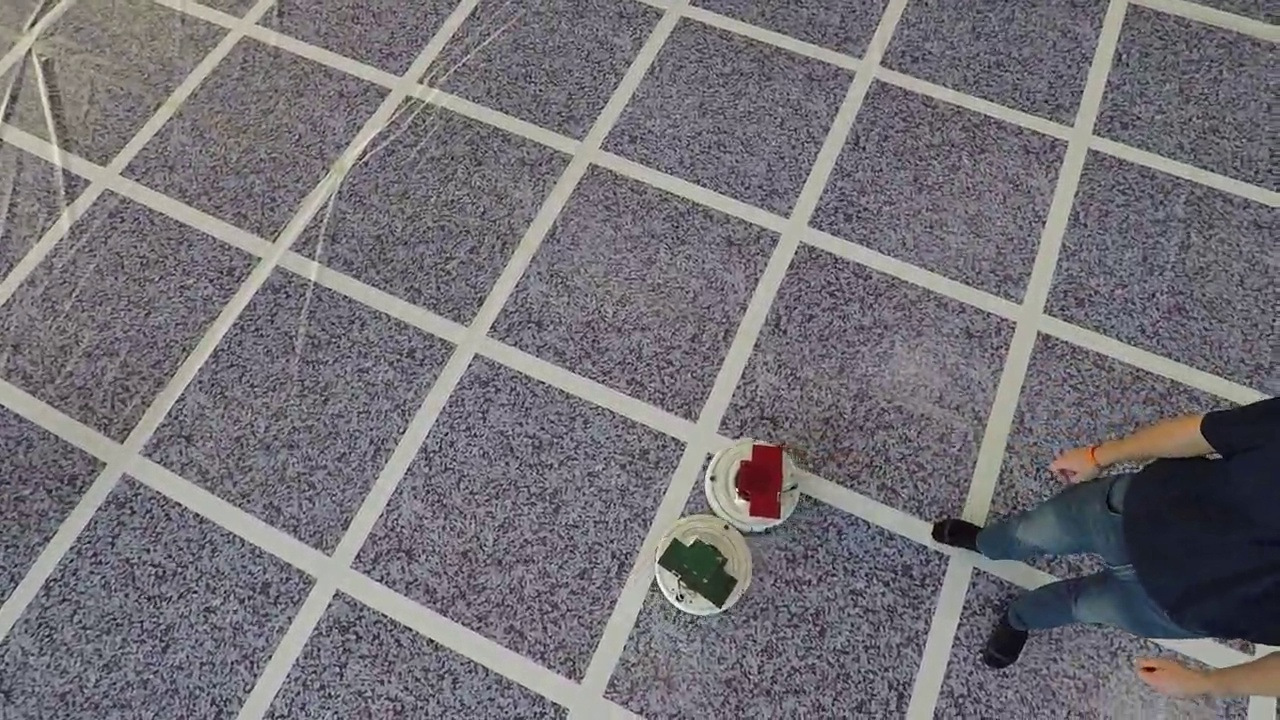
#> input picture Vision/mrrdt_vision/mrrdt_vision/data/2017-09-15 20:43:47.724821.jpg, 1280 x 720 px
$ python -i grid.py   (imports and definitions only)
#> lines starting #> are read from the running program, lines starting #| are printed output that depends on the picture; after the words box and inside, x2 and y2 are one past the last pixel; in counts of white or black regions, pixels touching at a corner belong together
#> further down, picture is the input picture: shape (720, 1280, 3); mean B, G, R 117.9, 112.5, 115.6
### Vision/mrrdt_vision/mrrdt_vision/img_processing/hough_lines.py
#!/usr/bin/env python3.5
############################################
# Multi-Rotor Robot Design Team
# Missouri University of Science and Technology
# Summer 2018
# Christopher O'Toole

import cv2
import numpy as np
from sklearn.cluster import KMeans

def get_max_line_length_for_image(img):
    return np.sqrt(img.shape[0]**2 + img.shape[1]**2)

'''Utility for detecting lines in an image using the Hough Line Transform'''
class LineDetector():
    RHO = 1
    THETA = np.pi/180

    BLUE = (255, 0, 0)
    GREEN = (0, 255, 0)
    RED = (0, 0, 255)

    DEFAULT_COLOR = RED
    DEFAULT_THICKNESS = 2
    DEFAULT_RANDOM_STATE = 42

    '''
    Wrapper around the OpenCV implementation of the Hough Line Transform algorithm

    Parameters
    ----------
    name: str

    '''
    def __init__(self, threshold, rho=RHO, theta=THETA):
        if (threshold < 0):
            raise ValueError('threshold must be > 0')
        if (rho <= 0):
            raise ValueError('rho must be > 0')
        if (theta <= 0):
            raise ValueError('theta must be > 0')

        self._threshold = threshold
        self._rho = rho
        self._theta = theta
        self._lines_group_a = None
        self._lines_group_b = None

    # [46 lines left out: functions detect, cluster, draw, not called in this run]

### Vision/mrrdt_vision/mrrdt_vision/img_processing/grid.py
#!/usr/bin/env python3.5
############################################
# Multi-Rotor Robot Design Team
# Missouri University of Science and Technology
# Summer 2018
# Christopher O'Toole

import dlib
import cv2
import numpy as np
from hough_lines import LineDetector
from timeit import default_timer as timer
from time import sleep

TEST_VIDEO_PATH = '../data/vlc-record-2018-07-28-15h53m07s-v4l2____dev_video3-.avi'

class Grid():
    DEFAULT_WHITE_INTENSITY_LOWER_BOUND = 160
    DEFAULT_CONFIDENCE_THRESHOLD = 150
    DEFAULT_BLUR_KERNEL_SIZE = 13
    BORDER_PERCENTAGE = .10
    THRESHOLD = 25

    def __init__(self,
                 white_intensity_lower_bound=DEFAULT_WHITE_INTENSITY_LOWER_BOUND,
                 threshold=DEFAULT_CONFIDENCE_THRESHOLD,
                 blur_kernel_size=DEFAULT_BLUR_KERNEL_SIZE):

        self._white_intensity_lower_bound = white_intensity_lower_bound
        self._threshold = threshold
        self._blur_kernel_size = blur_kernel_size
        self._line_detector = LineDetector(self._threshold)
        self._text = ''

    def detect_grid_border(self, skeleton):
        percent_width = int(skeleton.shape[1]*Grid.BORDER_PERCENTAGE)
        percent_height = int(skeleton.shape[0]*Grid.BORDER_PERCENTAGE)
        self.left_border_detected = len(np.nonzero(skeleton[:, :percent_width])[0]) <= Grid.THRESHOLD
        self.top_border_detected = len(np.nonzero(skeleton[:percent_height, :])[0]) <= Grid.THRESHOLD
        self.bottom_border_detected = len(np.nonzero(skeleton[-percent_height:, :])[0]) <= Grid.THRESHOLD
        self.right_border_detected = len(np.nonzero(skeleton[:, -percent_width:])[0]) <= Grid.THRESHOLD
        words = ['left', 'top', 'bottom', 'right']
        buffer = []

        for i, flag in enumerate((self.left_border_detected, self.top_border_detected, self.bottom_border_detected, self.right_border_detected)):
            if flag:
                buffer.append(words[i])

        self._text = ' '.join(buffer)

    def detect(self, img):
        if (len(img.shape) <= 2):
            raise ValueError('img must have 3 channels')

        grayscale = cv2.cvtColor(img, cv2.COLOR_BGR2GRAY)
        blurred = cv2.medianBlur(grayscale, self._blur_kernel_size)
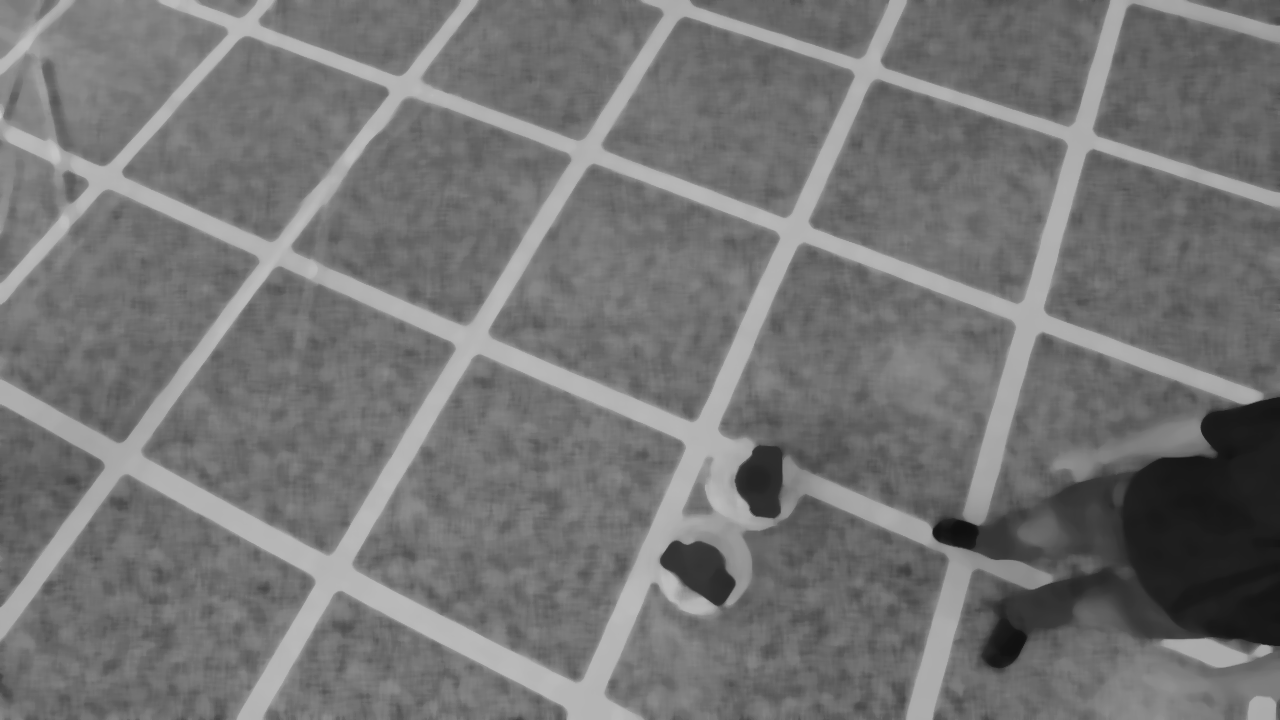
#> blurred: shape (720, 1280); min 15, max 203, mean 116.3
        ret, thr = cv2.threshold(blurred, self._white_intensity_lower_bound, 255, cv2.THRESH_BINARY)
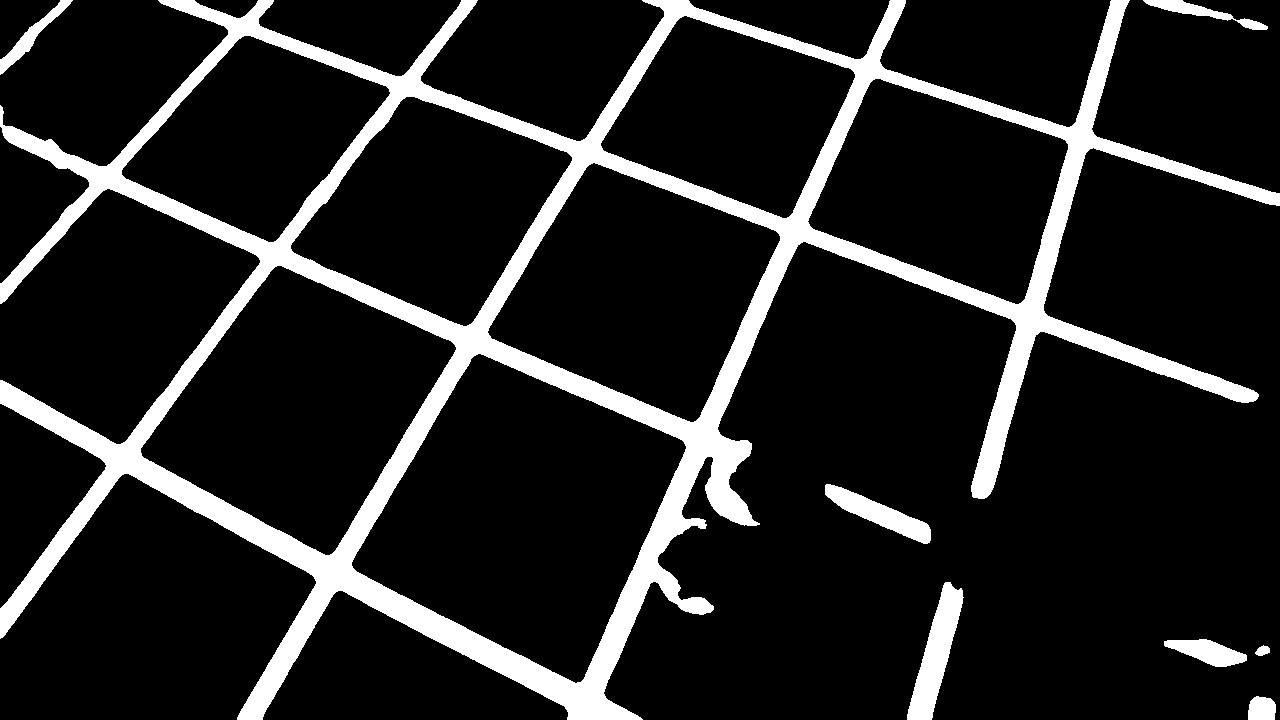
#> thr: shape (720, 1280); 13.5% white; 8 white regions, largest, box (x1, y1, x2, y2) and area: (0, 0, 1280, 720) 115017, (907, 582, 964, 720) 3347, (825, 484, 931, 544) 2179
#> ret = 160
#> (the run stopped early here; a loop or call above may not have finished)
